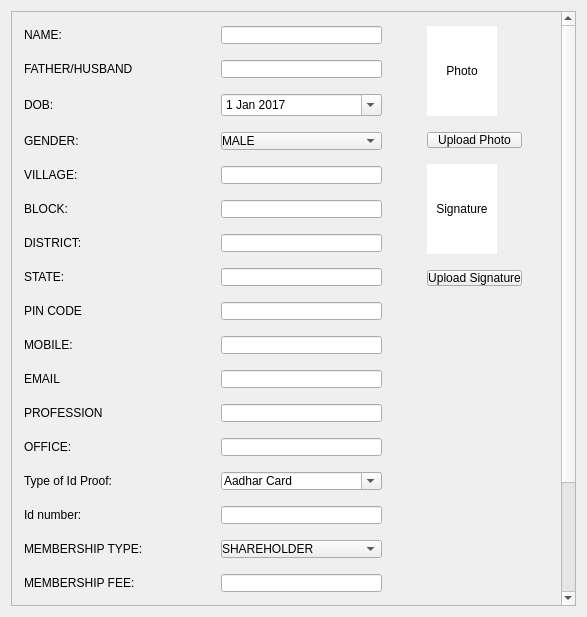
<?xml version="1.0" encoding="UTF-8"?>
<ui version="4.0">
 <class>Form</class>
 <widget class="QWidget" name="Form">
  <property name="geometry">
   <rect>
    <x>0</x>
    <y>0</y>
    <width>587</width>
    <height>617</height>
   </rect>
  </property>
  <property name="windowTitle">
   <string>Add New Member</string>
  </property>
  <layout class="QGridLayout" name="gridLayout">
   <item row="0" column="0">
    <widget class="QScrollArea" name="scrollArea">
     <property name="sizePolicy">
      <sizepolicy hsizetype="Expanding" vsizetype="Expanding">
       <horstretch>0</horstretch>
       <verstretch>0</verstretch>
      </sizepolicy>
     </property>
     <property name="widgetResizable">
      <bool>true</bool>
     </property>
     <widget class="QWidget" name="scrollAreaWidgetContents">
      <property name="geometry">
       <rect>
        <x>0</x>
        <y>0</y>
        <width>553</width>
        <height>748</height>
       </rect>
      </property>
      <property name="styleSheet">
       <string notr="true">margin: 5px;
margin-right: 30px;
margin-left: 0px;
</string>
      </property>
      <layout class="QHBoxLayout" name="horizontalLayout">
       <item>
        <layout class="QFormLayout" name="formLayout_2">
         <item row="1" column="0">
          <widget class="QLabel" name="label">
           <property name="text">
            <string>NAME:</string>
           </property>
          </widget>
         </item>
         <item row="1" column="1">
          <widget class="QLineEdit" name="nameLineEdit">
           <property name="placeholderText">
            <string/>
           </property>
          </widget>
         </item>
         <item row="2" column="0">
          <widget class="QLabel" name="label_2">
           <property name="text">
            <string>FATHER/HUSBAND</string>
           </property>
          </widget>
         </item>
         <item row="2" column="1">
          <widget class="QLineEdit" name="fatherLineEdit"/>
         </item>
         <item row="3" column="0">
          <widget class="QLabel" name="label_3">
           <property name="text">
            <string>DOB:</string>
           </property>
          </widget>
         </item>
         <item row="3" column="1">
          <widget class="QDateEdit" name="dobDateEdit">
           <property name="calendarPopup">
            <bool>true</bool>
           </property>
           <property name="date">
            <date>
             <year>2017</year>
             <month>1</month>
             <day>1</day>
            </date>
           </property>
          </widget>
         </item>
         <item row="4" column="0">
          <widget class="QLabel" name="label_4">
           <property name="text">
            <string>GENDER:</string>
           </property>
          </widget>
         </item>
         <item row="4" column="1">
          <widget class="QComboBox" name="genderComboBox">
           <item>
            <property name="text">
             <string>MALE</string>
            </property>
           </item>
           <item>
            <property name="text">
             <string>FEMALE</string>
            </property>
           </item>
          </widget>
         </item>
         <item row="5" column="0">
          <widget class="QLabel" name="label_5">
           <property name="text">
            <string>VILLAGE:</string>
           </property>
          </widget>
         </item>
         <item row="5" column="1">
          <widget class="QLineEdit" name="villageLineEdit"/>
         </item>
         <item row="6" column="0">
          <widget class="QLabel" name="label_6">
           <property name="text">
            <string>BLOCK:</string>
           </property>
          </widget>
         </item>
         <item row="6" column="1">
          <widget class="QLineEdit" name="blockLineEdit"/>
         </item>
         <item row="7" column="0">
          <widget class="QLabel" name="label_7">
           <property name="text">
            <string>DISTRICT:</string>
           </property>
          </widget>
         </item>
         <item row="7" column="1">
          <widget class="QLineEdit" name="districtLineEdit"/>
         </item>
         <item row="8" column="0">
          <widget class="QLabel" name="label_8">
           <property name="text">
            <string>STATE:</string>
           </property>
          </widget>
         </item>
         <item row="8" column="1">
          <widget class="QLineEdit" name="stateLineEdit"/>
         </item>
         <item row="9" column="0">
          <widget class="QLabel" name="label_9">
           <property name="text">
            <string>PIN CODE</string>
           </property>
          </widget>
         </item>
         <item row="9" column="1">
          <widget class="QLineEdit" name="pinCodeLineEdit"/>
         </item>
         <item row="11" column="0">
          <widget class="QLabel" name="label_10">
           <property name="text">
            <string>MOBILE:</string>
           </property>
          </widget>
         </item>
         <item row="11" column="1">
          <widget class="QLineEdit" name="mobileLineEdit"/>
         </item>
         <item row="12" column="0">
          <widget class="QLabel" name="label_11">
           <property name="text">
            <string>EMAIL</string>
           </property>
          </widget>
         </item>
         <item row="12" column="1">
          <widget class="QLineEdit" name="emailLineEdit"/>
         </item>
         <item row="13" column="0">
          <widget class="QLabel" name="label_12">
           <property name="text">
            <string>PROFESSION</string>
           </property>
          </widget>
         </item>
         <item row="13" column="1">
          <widget class="QLineEdit" name="professionLineEdit"/>
         </item>
         <item row="14" column="0">
          <widget class="QLabel" name="label_13">
           <property name="text">
            <string>OFFICE:</string>
           </property>
          </widget>
         </item>
         <item row="14" column="1">
          <widget class="QLineEdit" name="officeLineEdit"/>
         </item>
         <item row="15" column="0">
          <widget class="QLabel" name="label_15">
           <property name="text">
            <string>Type of Id Proof:</string>
           </property>
          </widget>
         </item>
         <item row="15" column="1">
          <widget class="QComboBox" name="idProofComboBox">
           <property name="editable">
            <bool>true</bool>
           </property>
           <item>
            <property name="text">
             <string>Aadhar Card</string>
            </property>
           </item>
           <item>
            <property name="text">
             <string>Driving License</string>
            </property>
           </item>
           <item>
            <property name="text">
             <string>PAN Card</string>
            </property>
           </item>
           <item>
            <property name="text">
             <string>Voter Id</string>
            </property>
           </item>
           <item>
            <property name="text">
             <string>Ration Card</string>
            </property>
           </item>
           <item>
            <property name="text">
             <string>Passport</string>
            </property>
           </item>
          </widget>
         </item>
         <item row="16" column="0">
          <widget class="QLabel" name="label_14">
           <property name="text">
            <string>Id number:</string>
           </property>
          </widget>
         </item>
         <item row="16" column="1">
          <widget class="QLineEdit" name="IdNumberLineEdit"/>
         </item>
         <item row="17" column="0">
          <widget class="QLabel" name="label_16">
           <property name="text">
            <string>MEMBERSHIP TYPE:</string>
           </property>
          </widget>
         </item>
         <item row="17" column="1">
          <widget class="QComboBox" name="membershipTypeComboBox">
           <item>
            <property name="text">
             <string>SHAREHOLDER</string>
            </property>
           </item>
           <item>
            <property name="text">
             <string>NOMINAL MEMBER</string>
            </property>
           </item>
          </widget>
         </item>
         <item row="18" column="0">
          <widget class="QLabel" name="label_20">
           <property name="text">
            <string>MEMBERSHIP FEE:</string>
           </property>
          </widget>
         </item>
         <item row="18" column="1">
          <widget class="QLineEdit" name="membershipFeeLineEdit"/>
         </item>
         <item row="19" column="0">
          <widget class="QLabel" name="label_17">
           <property name="text">
            <string>NUMBER OF SHARE</string>
           </property>
          </widget>
         </item>
         <item row="19" column="1">
          <widget class="QLineEdit" name="numberOfShareLineEdit"/>
         </item>
         <item row="20" column="0">
          <widget class="QLabel" name="label_18">
           <property name="text">
            <string>CURRENT RATE OF SHARE</string>
           </property>
          </widget>
         </item>
         <item row="20" column="1">
          <widget class="QLineEdit" name="currentRateLineEdit"/>
         </item>
         <item row="21" column="0">
          <widget class="QLabel" name="label_19">
           <property name="text">
            <string>PAYBLE AMOUNT:</string>
           </property>
          </widget>
         </item>
         <item row="21" column="1">
          <widget class="QLineEdit" name="paybleAmountLineEdit"/>
         </item>
         <item row="22" column="0">
          <widget class="QLabel" name="label_21">
           <property name="text">
            <string>OPENING DATE:</string>
           </property>
          </widget>
         </item>
         <item row="22" column="1">
          <widget class="QDateEdit" name="openingDateEdit">
           <property name="calendarPopup">
            <bool>true</bool>
           </property>
           <property name="date">
            <date>
             <year>2017</year>
             <month>1</month>
             <day>1</day>
            </date>
           </property>
          </widget>
         </item>
        </layout>
       </item>
       <item>
        <widget class="Line" name="line">
         <property name="orientation">
          <enum>Qt::Vertical</enum>
         </property>
        </widget>
       </item>
       <item>
        <layout class="QVBoxLayout" name="verticalLayout_2">
         <item>
          <widget class="QLabel" name="photoLabel">
           <property name="minimumSize">
            <size>
             <width>100</width>
             <height>100</height>
            </size>
           </property>
           <property name="maximumSize">
            <size>
             <width>100</width>
             <height>100</height>
            </size>
           </property>
           <property name="styleSheet">
            <string notr="true">background-color: rgb(255, 255, 255)</string>
           </property>
           <property name="text">
            <string>Photo</string>
           </property>
           <property name="scaledContents">
            <bool>true</bool>
           </property>
           <property name="alignment">
            <set>Qt::AlignCenter</set>
           </property>
          </widget>
         </item>
         <item>
          <widget class="QPushButton" name="uploadPhotoPushButton">
           <property name="text">
            <string>Upload Photo</string>
           </property>
          </widget>
         </item>
         <item>
          <widget class="QLabel" name="signatureLabel">
           <property name="minimumSize">
            <size>
             <width>100</width>
             <height>100</height>
            </size>
           </property>
           <property name="maximumSize">
            <size>
             <width>100</width>
             <height>100</height>
            </size>
           </property>
           <property name="styleSheet">
            <string notr="true">background-color: rgb(255, 255, 255)</string>
           </property>
           <property name="text">
            <string>Signature</string>
           </property>
           <property name="scaledContents">
            <bool>true</bool>
           </property>
           <property name="alignment">
            <set>Qt::AlignCenter</set>
           </property>
          </widget>
         </item>
         <item>
          <widget class="QPushButton" name="uploadSignPushButton">
           <property name="text">
            <string>Upload Signature</string>
           </property>
          </widget>
         </item>
         <item>
          <spacer name="verticalSpacer">
           <property name="orientation">
            <enum>Qt::Vertical</enum>
           </property>
           <property name="sizeHint" stdset="0">
            <size>
             <width>20</width>
             <height>40</height>
            </size>
           </property>
          </spacer>
         </item>
         <item>
          <widget class="QPushButton" name="addNewPushButton">
           <property name="text">
            <string>ADD NEW</string>
           </property>
          </widget>
         </item>
         <item>
          <widget class="QPushButton" name="updatePushButton">
           <property name="text">
            <string>UPDATE</string>
           </property>
          </widget>
         </item>
         <item>
          <widget class="QPushButton" name="cancelPushButton">
           <property name="text">
            <string>CANCEL</string>
           </property>
          </widget>
         </item>
        </layout>
       </item>
      </layout>
     </widget>
    </widget>
   </item>
  </layout>
 </widget>
 <resources/>
 <connections/>
</ui>
